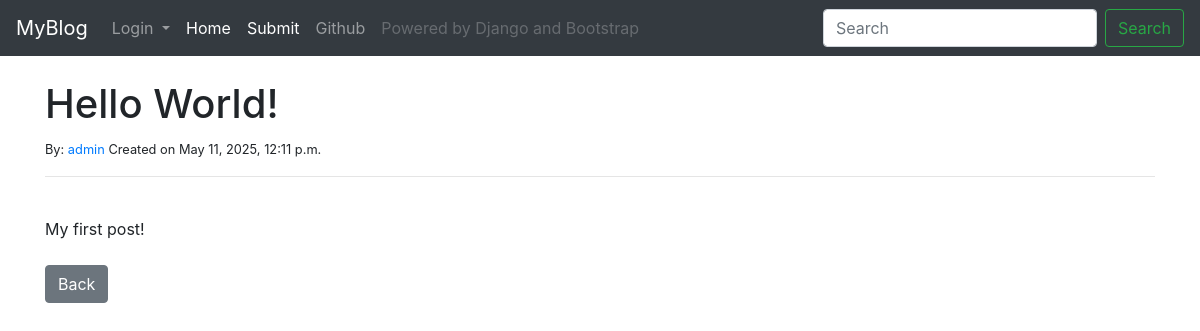
/post/1, run on the app's committed database.
### blog/models.py (models this page shows, shortened)
class Post(models.Model):
    title = models.CharField(max_length=255)
    author = models.ForeignKey(User, on_delete=models.CASCADE, default=2) #ForeignKey可以连接数据库中其它model
    body = models.TextField()
    date = models.DateTimeField(default=timezone.now())
    is_visible = models.BooleanField(default=True)

### blog/views.py (the view)
# urls.py: path("post/<int:pk>", PostDetailView.as_view(), name="post-detail"), #pk: Primary Key 是Django数据库自带的索引
class PostDetailView(DetailView):
    model = Post
    template_name = "post_detail.html"

### blog/templates/post_detail.html (shortened to what this page needs)
{% extends 'base.html' %} {% block title %}My Blog - Posts - {{ post.title }}{% endblock %} {% block content %}
<h1>{{ post.title }}</h1>
<small>By: <a href="{% url 'profile-detail' post.author %}">{{post.author}}</a> Created on {{post.date}} </small><br/>
<hr>
<br> {{ post.body }}
<br>
<br>
<a href="{% url 'home' %}" class="btn btn-secondary">Back</a> {% endblock %}

### data on the page
Post: title "Hello World!", author "admin", date "May 11, 2025, 12:11 p.m.", body "My first post!"
